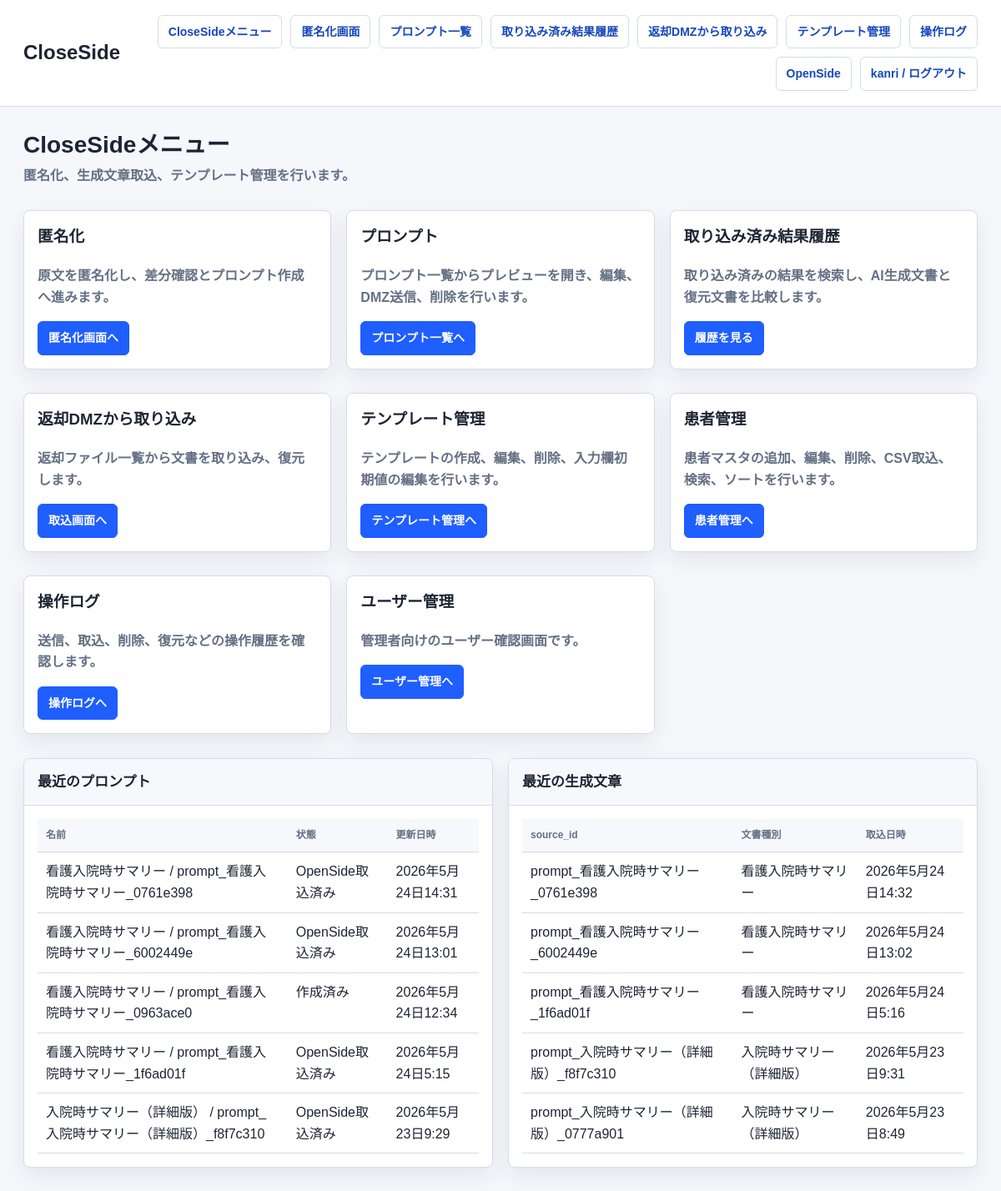
Before: /close/ (signed in) with the older database file.
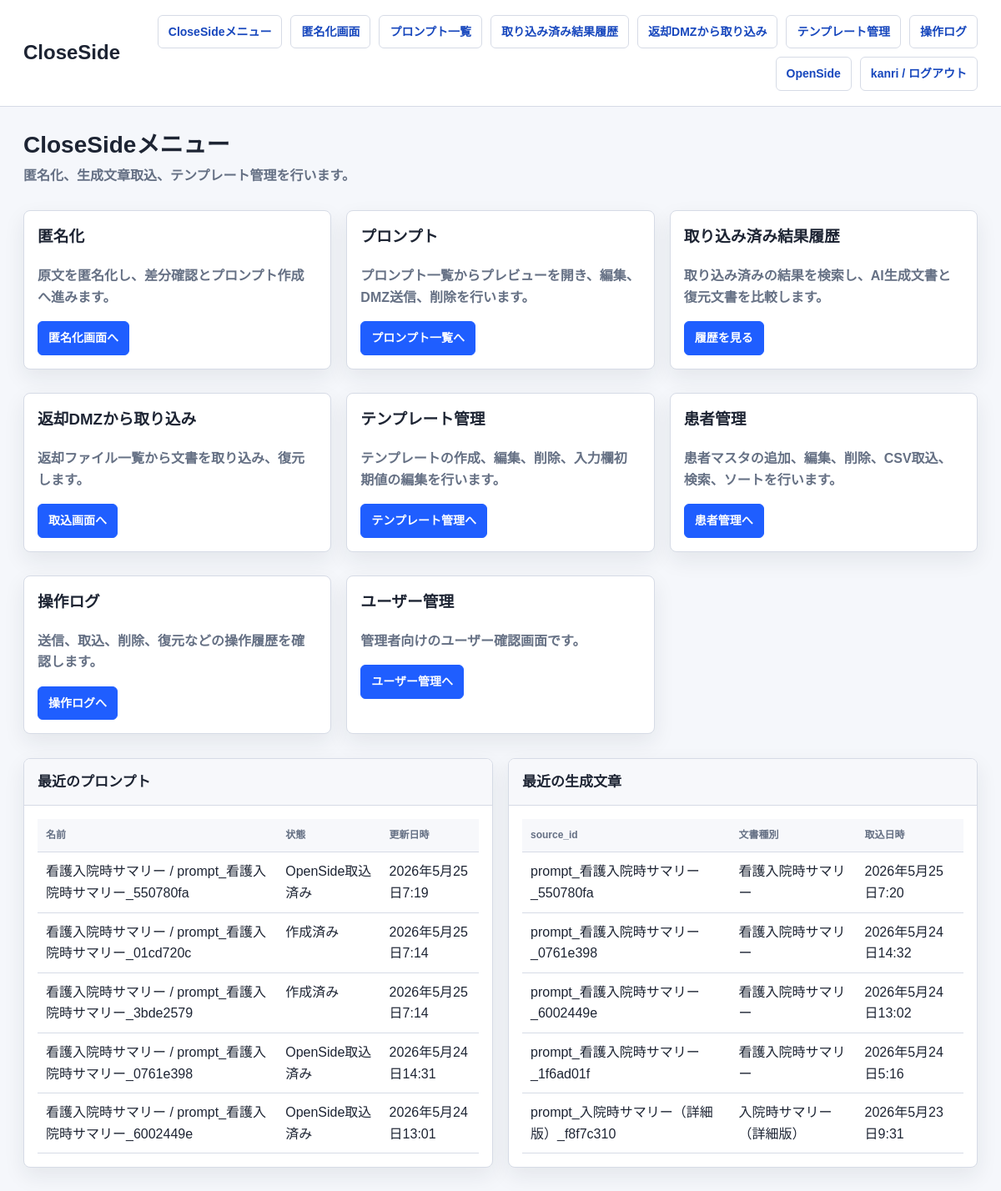
After: the same page with the newer database file.
### anonymizer_app/models.py (models this page shows, shortened)
class Prompt(models.Model):
    STATUS_CHOICES = [
        ('draft', '作成済み'),
        ('sent_to_dmz', 'DMZ送信済み'),
        ('imported_to_open', 'OpenSide取込済み'),
    ]
    name = models.CharField(max_length=255)
    content = models.TextField()
    source_input_data = models.JSONField(blank=True, default=dict)
    source_id = models.CharField(max_length=255, blank=True, default='', db_index=True)
    owner = models.ForeignKey(settings.AUTH_USER_MODEL, null=True, blank=True, on_delete=models.SET_NULL)
    status = models.CharField(max_length=32, choices=STATUS_CHOICES, default='draft')
    created_at = models.DateTimeField(default=timezone.now)
    updated_at = models.DateTimeField(auto_now=True)

class RestoredResult(models.Model):
    STATUS_CHOICES = [
        ('imported', '取込済み'),
        ('deleted', '削除済み'),
    ]
    source_id = models.CharField(max_length=255, db_index=True)
    result_id = models.CharField(max_length=255, blank=True, default='')
    template_type = models.CharField(max_length=255, blank=True, default='')
    result_text = models.TextField()
    restored_text = models.TextField()
    result_json = models.JSONField(null=True, blank=True)
    imported_filename = models.CharField(max_length=255, blank=True, default='')
    reviewer = models.CharField(max_length=255, blank=True, default='')
    owner = models.ForeignKey(settings.AUTH_USER_MODEL, null=True, blank=True, on_delete=models.SET_NULL)
    status = models.CharField(max_length=32, choices=STATUS_CHOICES, default='imported')
    created_at = models.DateTimeField(default=timezone.now)
    updated_at = models.DateTimeField(auto_now=True)

### close_side/views.py (the view)
# urls.py: path('', lambda request: redirect('close_side:menu'), name='home'),
def menu(request):
    recent_prompts = _owned_queryset(Prompt.objects.all(), request.user).order_by('-updated_at')[:5]
    recent_results = _owned_queryset(RestoredResult.objects.all(), request.user).order_by('-created_at')[:5]
    return render(request, 'anonymizer_app/close_menu.html', {
        'recent_prompts': recent_prompts,
        'recent_results': recent_results,
    })

### anonymizer_app/network_policy.py (called while the page is built)
def network_policy() -> dict:
    return getattr(settings, 'NETWORK_POLICY', DEFAULT_NETWORK_POLICY)

def get_client_ip(request) -> str:
    forwarded_for = request.META.get('HTTP_X_FORWARDED_FOR', '')
    if getattr(settings, 'NETWORK_POLICY_TRUST_X_FORWARDED_FOR', True) and forwarded_for:
        return forwarded_for.split(',')[0].strip()
    return request.META.get('REMOTE_ADDR') or ''

def normalize_ip(value: str):
    try:
        return ip_address(value)
    except ValueError:
        return None

def _networks(cidrs: list[str]):
    networks = []
    for cidr in cidrs:
        try:
            networks.append(ip_network(cidr))
        except ValueError:
            continue
    return networks

def side_for_path(path: str) -> str:
    for side, rule in network_policy().items():
        if any(path.startswith(prefix) for prefix in rule.get('paths', [])):
            return side
    return ''

def allowed_cidrs_for_side(side: str) -> list[str]:
    rule = network_policy().get(side, {})
    cidrs = list(rule.get('cidrs', []))
    if getattr(settings, 'NETWORK_POLICY_ALLOW_LOOPBACK', False):
        cidrs.extend(LOOPBACK_CIDRS)
    return cidrs

### anonymizer_app/templates/anonymizer_app/close_menu.html (shortened to what this page needs)
{% extends "anonymizer_app/base.html" %}
{% block brand %}CloseSide{% endblock %}
{% block page_title %}CloseSideメニュー{% endblock %}
{% block page_subtitle %}<p class="page-subtitle">匿名化、生成文章取込、テンプレート管理を行います。</p>{% endblock %}
{% block content %}
  <section class="menu-grid">
    <article class="card">
      <h3>匿名化</h3>
      <p class="muted">原文を匿名化し、差分確認とプロンプト作成へ進みます。</p>
      <a class="button primary" href="{% url 'close_side:home' %}">匿名化画面へ</a>
    </article>
    <article class="card">
      <h3>プロンプト</h3>
      <p class="muted">プロンプト一覧からプレビューを開き、編集、DMZ送信、削除を行います。</p>
      <a class="button primary" href="{% url 'close_side:prompts_list' %}">プロンプト一覧へ</a>
    </article>
    <article class="card">
      <h3>取り込み済み結果履歴</h3>
      <p class="muted">取り込み済みの結果を検索し、AI生成文書と復元文書を比較します。</p>
      <a class="button primary" href="{% url 'close_side:result_history_list' %}">履歴を見る</a>
    </article>
    <article class="card">
      <h3>返却DMZから取り込み</h3>
      <p class="muted">返却ファイル一覧から文書を取り込み、復元します。</p>
      <a class="button primary" href="{% url 'close_side:result_import_list' %}">取込画面へ</a>
    </article>
    <article class="card">
      <h3>テンプレート管理</h3>
      <p class="muted">テンプレートの作成、編集、削除、入力欄初期値の編集を行います。</p>
      <a class="button primary" href="{% url 'close_side:templates_list' %}">テンプレート管理へ</a>
    </article>
    <article class="card">
      <h3>患者管理</h3>
      <p class="muted">患者マスタの追加、編集、削除、CSV取込、検索、ソートを行います。</p>
      <a class="button primary" href="{% url 'close_side:patient_list' %}">患者管理へ</a>
    </article>
    {% if request.user.is_staff or request.user.is_superuser %}
      <article class="card">
        <h3>操作ログ</h3>
        <p class="muted">送信、取込、削除、復元などの操作履歴を確認します。</p>
        <a class="button primary" href="{% url 'close_side:operation_logs' %}">操作ログへ</a>
      </article>
      <article class="card">
        <h3>ユーザー管理</h3>
        <p class="muted">管理者向けのユーザー確認画面です。</p>
        <a class="button primary" href="{% url 'close_side:user_list' %}">ユーザー管理へ</a>
      </article>
    {% endif %}
  </section>
  <section class="grid" style="margin-top:18px">
    <div class="panel">
      <div class="panel-header"><h3 class="panel-title">最近のプロンプト</h3></div>
      <div class="panel-body">
        {% if recent_prompts %}
          <table>
            <thead><tr><th>名前</th><th>状態</th><th>更新日時</th></tr></thead>
            <tbody>
              {% for prompt in recent_prompts %}
                <tr>
                  <td>{{ prompt.name }}</td>
                  <td>{{ prompt.get_status_display }}</td>
                  <td>{{ prompt.updated_at }}</td>
                </tr>
              {% endfor %}
            </tbody>
          </table>
        {% else %}
          <p class="empty">プロンプトはまだありません。</p>
        {% endif %}
      </div>
    </div>
    <div class="panel">
      <div class="panel-header"><h3 class="panel-title">最近の生成文章</h3></div>
      <div class="panel-body">
        {% if recent_results %}
          <table>
            <thead><tr><th>source_id</th><th>文書種別</th><th>取込日時</th></tr></thead>
            <tbody>
              {% for result in recent_results %}
                <tr>
                  <td>{{ result.source_id }}</td>
                  <td>{{ result.template_type }}</td>
                  <td>{{ result.created_at }}</td>
                </tr>
              {% endfor %}
            </tbody>
          </table>
        {% else %}
          <p class="empty">取り込み済み生成文章はまだありません。</p>
        {% endif %}
      </div>
    </div>
  </section>
{% endblock %}

Changed rows visible on the page:
no longer on this page (row unchanged): Prompt: name "看護入院時サマリー / prompt_看護入院時サマリー_0963ace0", status "作成済み", updated_at "2026年5月24日12:34"
no longer on this page (row unchanged): Prompt: name "看護入院時サマリー / prompt_看護入院時サマリー_1f6ad01f", status "OpenSide取込済み", updated_at "2026年5月24日5:15"
no longer on this page (row unchanged): Prompt: name "入院時サマリー（詳細版） / prompt_入院時サマリー（詳細版）_f8f7c310", status "OpenSide取込済み", updated_at "2026年5月23日9:29"
no longer on this page (row unchanged): RestoredResult: source_id "prompt_入院時サマリー（詳細版）_0777a901", template_type "入院時サマリー（詳細版）", created_at "2026年5月23日8:49"
added Prompt: name "看護入院時サマリー / prompt_看護入院時サマリー_550780fa", status "OpenSide取込済み", updated_at "2026年5月25日7:19"
added Prompt: name "看護入院時サマリー / prompt_看護入院時サマリー_01cd720c", status "作成済み", updated_at "2026年5月25日7:14"
added Prompt: name "看護入院時サマリー / prompt_看護入院時サマリー_3bde2579", status "作成済み", updated_at "2026年5月25日7:14"
added RestoredResult: source_id "prompt_看護入院時サマリー_550780fa", template_type "看護入院時サマリー", created_at "2026年5月25日7:20"
